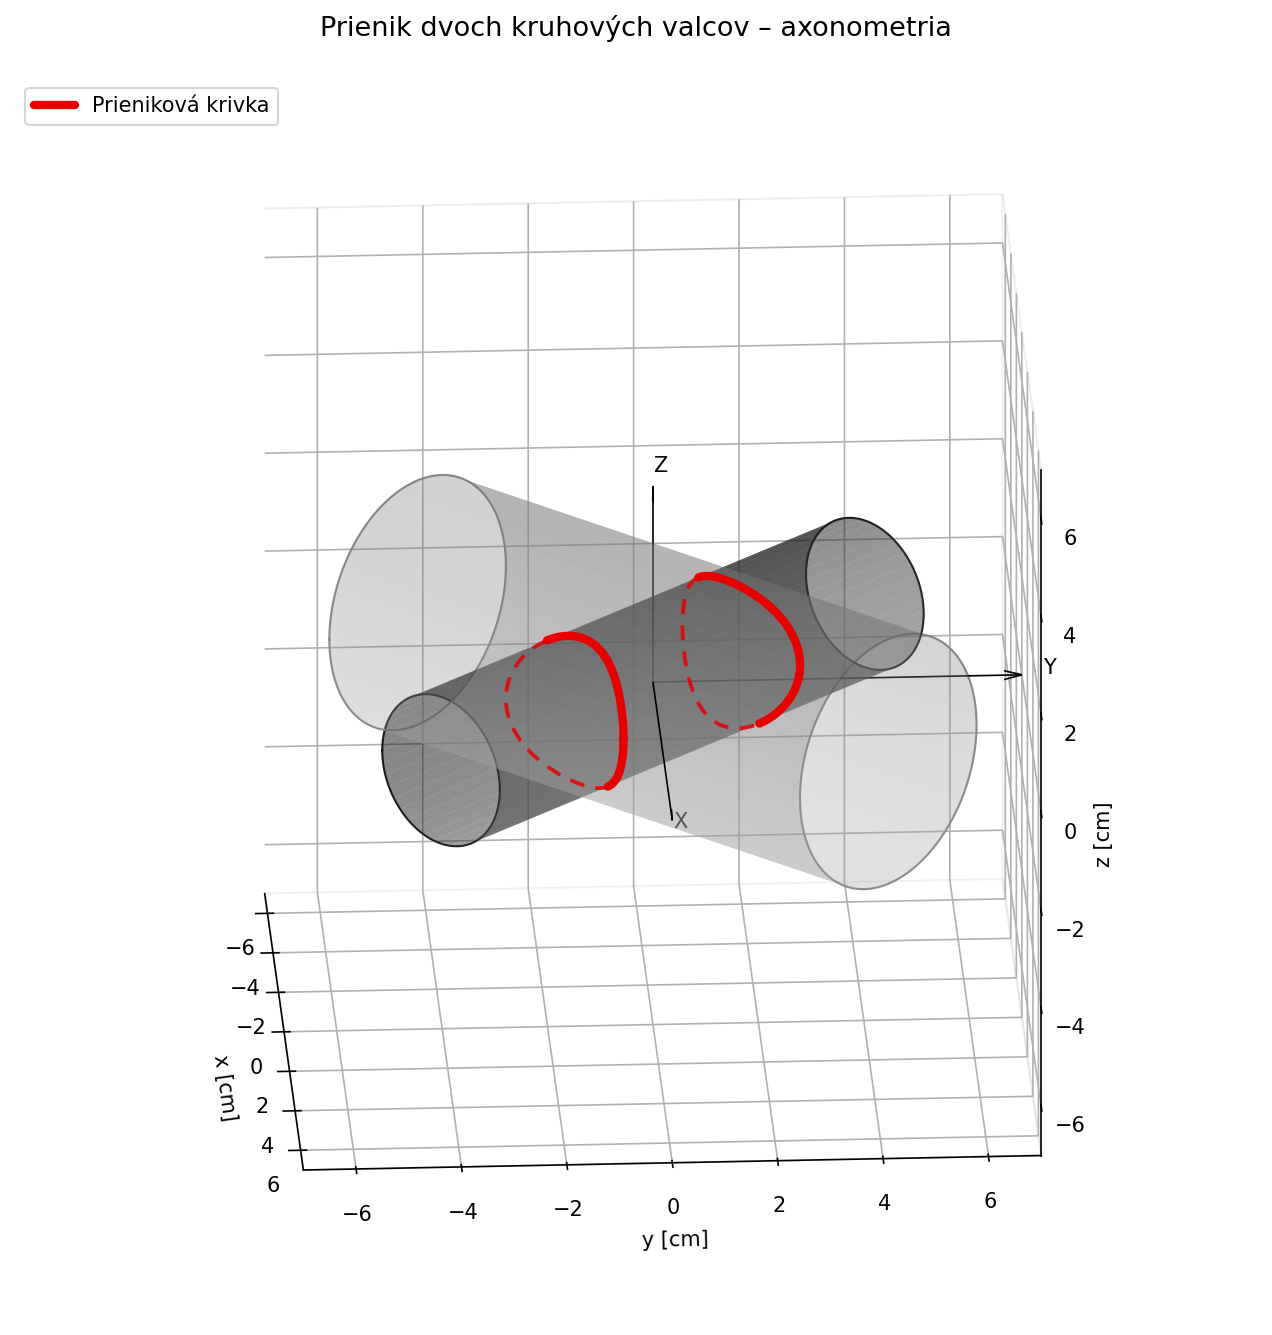

Here is the Python script that generated this plot:
# -*- coding: utf-8 -*-
"""
Prienik dvoch kruhových valcov v izometrickej axonometrii
=========================================================
Deskriptívna geometria – technický výkres.

Valec A (hlavný):  r = 2.5 cm,  os v smere v_A = (√2/2,  √2/2, 0)
Valec B (vedľajší): r = 1.5 cm, os v smere v_B = (√2/2, -√2/2, 0)
Obe osi ležia v rovine XY, pretínajú sa v počiatku a sú na seba kolmé.
"""

import numpy as np
import matplotlib
matplotlib.use("Agg")               # vykreslenie do súboru bez GUI
import matplotlib.pyplot as plt
from mpl_toolkits.mplot3d import Axes3D  # noqa: F401 (registruje 3D projekciu)

# ----------------------------------------------------------------------
# 1) ZÁKLADNÉ PARAMETRE SCÉNY
# ----------------------------------------------------------------------
rA, rB = 2.5, 1.5          # polomery valcov [cm]
L      = 12.0              # dĺžka oboch valcov [cm]

s = np.sqrt(2) / 2
vA = np.array([ s,  s, 0.0])   # smerový vektor osi valca A
vB = np.array([ s, -s, 0.0])   # smerový vektor osi valca B
z  = np.array([0.0, 0.0, 1.0]) # zvislá os

# Kľúčové pozorovanie: vektory vA, vB, z sú navzájom KOLMÉ a jednotkové.
# Tvoria teda ortonormálnu bázu (vA·vB = 0.5 - 0.5 = 0).
# V tejto báze sa úloha o prieniku rieši exaktne (viď nižšie).

# ----------------------------------------------------------------------
# 2) PARAMETRICKÝ POVRCH VALCA
# ----------------------------------------------------------------------
def valec_povrch(os, r, dlzka, n_theta=80, n_len=2):
    """Vráti meshgrid (X, Y, Z) plášťa valca s danou osou a polomerom."""
    a = os / np.linalg.norm(os)                 # jednotkový smer osi
    # dva vektory kolmé na os -> definujú kruhový prierez
    u1 = np.cross(a, z)
    if np.linalg.norm(u1) < 1e-8:               # poistka, ak je os zvislá
        u1 = np.cross(a, np.array([0, 1.0, 0]))
    u1 /= np.linalg.norm(u1)
    u2 = np.cross(a, u1)                         # u2 je už jednotkový

    t  = np.linspace(-dlzka / 2, dlzka / 2, n_len)   # pozdĺž osi
    th = np.linspace(0, 2 * np.pi, n_theta)          # uhol po obvode
    T, TH = np.meshgrid(t, th)

    # p(t, th) = t*a + r*(cos th * u1 + sin th * u2)
    X = T * a[0] + r * (np.cos(TH) * u1[0] + np.sin(TH) * u2[0])
    Y = T * a[1] + r * (np.cos(TH) * u1[1] + np.sin(TH) * u2[1])
    Z = T * a[2] + r * (np.cos(TH) * u1[2] + np.sin(TH) * u2[2])
    return X, Y, Z


def koncova_kruznica(os, r, dlzka, koniec=+1, n=120):
    """Obrysová kružnica na konci valca (na zvýraznenie hrán)."""
    a = os / np.linalg.norm(os)
    u1 = np.cross(a, z)
    if np.linalg.norm(u1) < 1e-8:
        u1 = np.cross(a, np.array([0, 1.0, 0]))
    u1 /= np.linalg.norm(u1)
    u2 = np.cross(a, u1)
    th = np.linspace(0, 2 * np.pi, n)
    stred = koniec * (dlzka / 2) * a
    P = (stred[:, None]
         + r * (np.cos(th) * u1[:, None] + np.sin(th) * u2[:, None]))
    return P[0], P[1], P[2]

# ----------------------------------------------------------------------
# 3) PRIENIKOVÁ KRIVKA  (exaktne v ortonormálnej báze {vA, vB, z})
# ----------------------------------------------------------------------
# Zapíšme bod p v súradniciach (alfa, beta, gama):
#       p = alfa*vA + beta*vB + gama*z
# Potom:
#   |p - (p·vA)vA| = sqrt(beta^2 + gama^2) = rA   ->  beta^2 + gama^2 = rA^2
#   |p - (p·vB)vB| = sqrt(alfa^2 + gama^2) = rB   ->  alfa^2 + gama^2 = rB^2
#
# Prienik leží na MENŠOM valci B, preto ho parametrizujeme uhlom phi:
#       alfa = rB*cos(phi),  gama = rB*sin(phi)
# a z rovnice valca A dopočítame beta:
#       beta = ± sqrt(rA^2 - gama^2)
# Diskriminant rA^2 - gama^2 >= rA^2 - rB^2 = 4 > 0  -> vždy dve vetvy.

phi = np.linspace(0, 2 * np.pi, 400)
alfa = rB * np.cos(phi)
gama = rB * np.sin(phi)
beta_kladne  = +np.sqrt(rA**2 - gama**2)
beta_zaporne = -np.sqrt(rA**2 - gama**2)

def do_xyz(alfa, beta, gama):
    """Prevod zo súradníc (alfa,beta,gama) bázy {vA,vB,z} do (x,y,z)."""
    p = (alfa[:, None] * vA + beta[:, None] * vB + gama[:, None] * z)
    return p[:, 0], p[:, 1], p[:, 2]

vetva1 = do_xyz(alfa, beta_kladne,  gama)   # horná vetva (smerom +vB)
vetva2 = do_xyz(alfa, beta_zaporne, gama)   # dolná vetva (smerom -vB)

# Numerická kontrola: dosadíme body do oboch implicitných rovníc.
def kontrola(px, py, pz):
    P = np.column_stack([px, py, pz])
    dA = np.linalg.norm(P - (P @ vA)[:, None] * vA, axis=1)
    dB = np.linalg.norm(P - (P @ vB)[:, None] * vB, axis=1)
    return np.max(np.abs(dA - rA)), np.max(np.abs(dB - rB))

err1 = kontrola(*vetva1)
err2 = kontrola(*vetva2)
print(f"Max. chyba vetvy 1 (A,B): {err1[0]:.2e}, {err1[1]:.2e}")
print(f"Max. chyba vetvy 2 (A,B): {err2[0]:.2e}, {err2[1]:.2e}")

# ----------------------------------------------------------------------
# 4) VYKRESLENIE V AXONOMETRICKOM POHĽADE
# ----------------------------------------------------------------------
# Pohľad volíme ortografický (pravá axonometria). Keďže obe osi ležia v
# rovine XY pod uhlom ±45° k osi X, pri presnej izometrii (azim=45°) by
# sme sa pozerali takmer pozdĺž osi valca A. Preto azimut mierne pootočíme
# tak, aby ani jeden valec nebol videný "z čela" – výkres je čitateľnejší.
ELEV, AZIM = 22.0, -3.0

fig = plt.figure(figsize=(11, 9))
ax = fig.add_subplot(111, projection="3d")
ax.set_proj_type("ortho")           # ortografia = pravá axonometria

# Smer pohľadu (od scény ku kamere) – potrebný na delenie čiar na
# viditeľné a skryté.
ev = np.radians(ELEV)
az = np.radians(AZIM)
d_view = np.array([np.cos(ev) * np.cos(az),
                   np.cos(ev) * np.sin(az),
                   np.sin(ev)])

# --- plášte valcov ---
XA, YA, ZA = valec_povrch(vA, rA, L)
XB, YB, ZB = valec_povrch(vB, rB, L)
ax.plot_surface(XA, YA, ZA, color="#d6d6d6", alpha=0.32,
                linewidth=0, antialiased=True, shade=True)   # A svetlosivý
ax.plot_surface(XB, YB, ZB, color="#4d4d4d", alpha=0.52,
                linewidth=0, antialiased=True, shade=True)   # B tmavosivý

# --- obrysové (koncové) kružnice valcov ---
for koniec in (+1, -1):
    cx, cy, cz = koncova_kruznica(vA, rA, L, koniec)
    ax.plot(cx, cy, cz, color="#888888", lw=1.0)
    cx, cy, cz = koncova_kruznica(vB, rB, L, koniec)
    ax.plot(cx, cy, cz, color="#1a1a1a", lw=1.0)


def kresli_viditelnost(px, py, pz, os_valca, label=None):
    """Prienikovú krivku rozdelí na viditeľnú (plná) a skrytú (čiarkovaná).
    Bod je viditeľný, ak vonkajšia normála valca smeruje ku kamere."""
    P = np.column_stack([px, py, pz])
    # vonkajšia radiálna normála na plášti valca, na ktorom krivka leží
    rad = P - (P @ os_valca)[:, None] * os_valca
    n = rad / np.linalg.norm(rad, axis=1)[:, None]
    viditelne = n @ d_view > 0           # normála smeruje ku kamere

    # maskované polia: zlomy (NaN) oddelia segmenty
    vis = np.where(viditelne, 1.0, np.nan)
    hid = np.where(~viditelne, 1.0, np.nan)
    ax.plot(px * vis, py * vis, pz * vis, color="#e60000", lw=4.0,
            solid_capstyle="round", label=label, zorder=10)
    ax.plot(px * hid, py * hid, pz * hid, color="#e60000", lw=1.8,
            linestyle=(0, (4, 3)), alpha=0.85, zorder=9)


# prieniková krivka leží na MENŠOM valci B -> normálu počítame voči vB
kresli_viditelnost(*vetva1, vB, label="Prieniková krivka")
kresli_viditelnost(*vetva2, vB)

# --- súradnicové osi pre orientáciu ---
ax.quiver(0, 0, 0, 7, 0, 0, color="k", lw=0.8, arrow_length_ratio=0.05)
ax.quiver(0, 0, 0, 0, 7, 0, color="k", lw=0.8, arrow_length_ratio=0.05)
ax.quiver(0, 0, 0, 0, 0, 4, color="k", lw=0.8, arrow_length_ratio=0.08)
ax.text(7.4, 0, 0, "X"); ax.text(0, 7.4, 0, "Y"); ax.text(0, 0, 4.3, "Z")

ax.view_init(elev=ELEV, azim=AZIM)
ax.set_box_aspect((1, 1, 1))         # rovnaké mierky osí

ax.set_xlabel("x [cm]"); ax.set_ylabel("y [cm]"); ax.set_zlabel("z [cm]")
ax.set_title("Prienik dvoch kruhových valcov – axonometria",
             fontsize=13, pad=20)
ax.legend(loc="upper left")

R = 7
ax.set_xlim(-R, R); ax.set_ylim(-R, R); ax.set_zlim(-R, R)

# čistejší technický vzhľad: biele steny, jemná mriežka
for pane in (ax.xaxis, ax.yaxis, ax.zaxis):
    pane.pane.set_facecolor("white")
    pane.pane.set_edgecolor("#dddddd")
ax.grid(True, color="#e8e8e8", linewidth=0.5)

plt.tight_layout()
plt.savefig("prienik_valcov.png", dpi=150, bbox_inches="tight")
print("Uložené: prienik_valcov.png")
